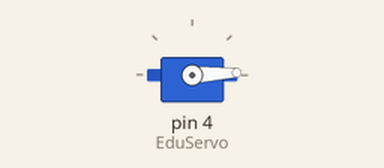
Recording of a sketch running on a simulated Arduino Uno, built with avr-gcc and run on an emulated ATmega328P. On the bench: servo.

Above: at 0.05 s.
At 1.3 s:
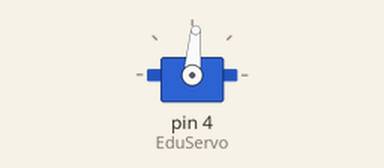
At 2.6 s:
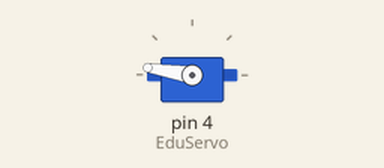
At 5.2 s:
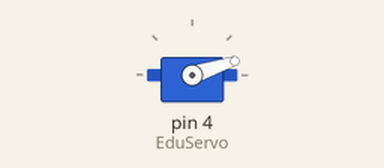
Timing chart, 0 to 7.1 s (numbered marks = the images above):
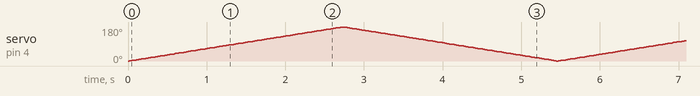

The sketch:

_7_Servo_Motor.ino
```cpp
#include <Servo.h>
Servo EduServo;
int pos = 0; // 서보 모터의 각도 조절 변수

void setup() {
  EduServo.attach(4); // 디지털 핀 4번에 연결
}

void loop() {
  for (pos = 0; pos <= 180; pos += 1) { // 0 ~ 180도 회전
    EduServo.write(pos);
    delay(15);
  }
  for (pos = 180; pos >= 0; pos -= 1) { // 180 ~ 0도 회전
    EduServo.write(pos);
    delay(15);
  }
}
```
